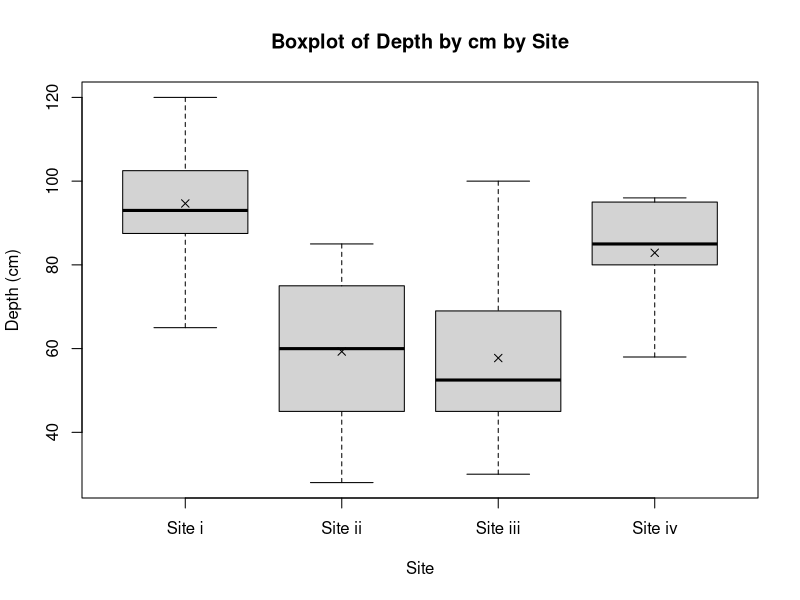

This chart was generated by the following R code: (Note: this script raises an error after producing the figure.)
#First Part ----
#h0: All means are equal // Ha: One mean is not equal

info<-data.frame("dep"=c(93,120,65,105,115,82,99,87,100,90,78,95,93,88,110,85,
                         45,80,28,75,70,65,55,50,40,100,75,65,40,73,65,50,30,
                         45,50,45,55,96,58,95,90,65,80,85,95,82),
                 "site"=c(rep("Site i",15),
                          rep("Site ii",10),
                          rep("Site iii",12),
                          rep("Site iv",9)))
#a 
infomean<-tapply(info$dep,info$site,mean)

boxplot(info$dep~info$site,
        xlab="Site",
        ylab="Depth (cm)",
        main="Boxplot of Depth by cm by Site")
points(1:4,infomean,pch=4)

#b
infomeancen<-info$dep-infomean[as.numeric(info$site)]

qqnorm(infomeancen)+
      qqline(infomeancen)
#The chart provides enought information to accept the normality of the data

info.sds<-tapply(info$dep,info$site,sd)
max(info.sds)/min(info.sds)
#to check the equality of variances we used the rule of thumb. as it is <2. We 
#accept it

#c
infoaov<-aov(dep~site,info)
summary(infoaov)
#the p value is very small we have strong evidence to reject H0

dev.off()

#Second Part ----
#Digagnosis checking what suits an ANOVA analysis
#Sepal.Length ----
sl.mean<-tapply(iris$Sepal.Length,iris$Species,mean) #mean
sl.meancen<-iris$Sepal.Length-sl.mean[as.numeric(iris$Species)] #mean centered
sl.sd<-tapply(iris$Sepal.Length,iris$Species,sd)

#checking variance
boxplot(iris$Sepal.Length~iris$Species)
      points(1:3,sl.mean,pch=4)

max(sl.sd)/min(sl.sd)
#the variance in Boxplot looks acceptable and the rule of thumb <2 confirms this

#checking normality
qqnorm(sl.meancen)+
      qqline(sl.meancen)
#the data gathered looks normal as well. we can use this information for an ANOVA.
#Sepal.width ----
sw.mean<-tapply(iris$Sepal.Width,iris$Species,mean) #mean
sw.meancen<-iris$Sepal.Width-sw.mean[as.numeric(iris$Species)] #mean centered
sw.sd<-tapply(iris$Sepal.Width,iris$Species,sd)

#checking variance
boxplot(iris$Sepal.Width~iris$Species)+
      points(1:3,sl.mean,pch=4)

max(sw.sd)/min(sw.sd)
#the variance in Boxplot looks acceptable and the rule of thumb <2 confirms this

#checking normality
qqnorm(sw.meancen)
qqline(sw.meancen)
#the data gathered looks normal as well. we can use this information for an 
#ANOVA. This distributions looks mor normal then the previous
#Petal.Length ----
pl.mean<-tapply(iris$Petal.Length,iris$Species,mean) #mean
pl.meancen<-iris$Petal.Length-pl.mean[as.numeric(iris$Species)] #mean centered
pl.sd<-tapply(iris$Petal.Length,iris$Species,sd)

#checking variance
boxplot(iris$Petal.Length~iris$Species)+
      points(1:3,sl.mean,pch=4)

max(pl.sd)/min(pl.sd)
#the variance in Boxplot does not look acceptable, and the rule of thumb is not 
#<2. this is not a good data to proceed with ANOVA.

#checking normality
qqnorm(pl.meancen)
qqline(pl.meancen)
#the data gathered looks normal as well. we can use this information for an 
#ANOVA. This distributions looks mor normal then the previous
#Petal.width----
pw.mean<-tapply(iris$Petal.Width,iris$Species,mean) #mean
pw.meancen<-iris$Petal.Width-pw.mean[as.numeric(iris$Species)] #mean centered
pw.sd<-tapply(iris$Petal.Width,iris$Species,sd)

#checking variance
boxplot(iris$Petal.Width~iris$Species)+
      points(1:3,sl.mean,pch=4)

max(pw.sd)/min(pw.sd)
#the variance in Boxplot does not look acceptable
#and the rule of thumb >2 confirms this

#checking normality
qqnorm(pw.meancen)
qqline(pw.meancen)
#the data gathered looks normal as well. we can use this information for an 
#ANOVA. This distributions looks mor normal then the previous
#the best way to use a ANOVA is with the Sepal analysis

#b
#ANOVA for Sepal.Lenght
sl.aov<-aov(Sepal.Length~Species,iris)
summary(sl.aov)
#The pvalue is much less than the F value. We reject H0. 

sw.aov<-aov(Sepal.Width~Species,iris)
summary(sl.aov)
#The pvalue is much less than the F value. We reject H0. 